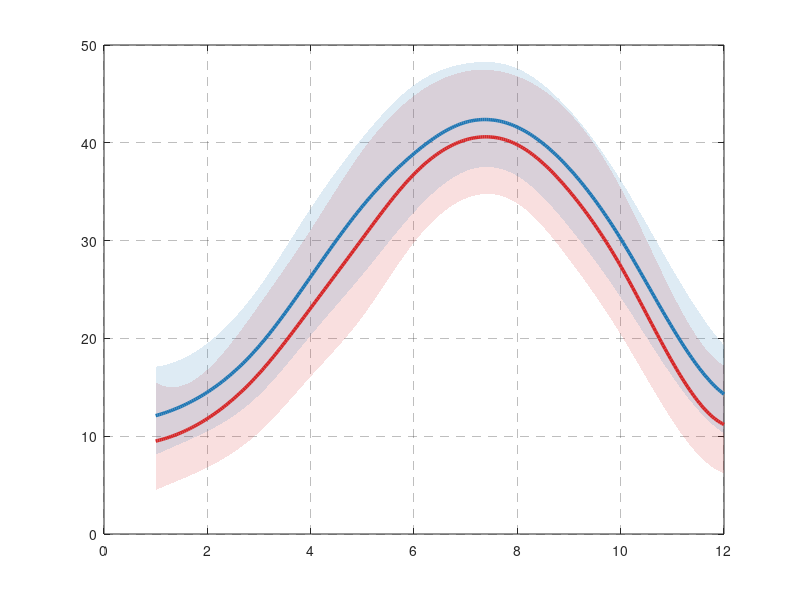

Write MATLAB code to recreate this figure. (Note: this script raises an error after producing the figure.)
function paths = GetHeatFigures()
close all;
clc;

IRAQ_C = [0.839 0.153 0.157];
KUWAIT_C = [0.122 0.467 0.706];
THRESH_C = [1.000 0.498 0.055];
PURPLE_C = [0.580 0.000 0.827];
GREY_C = [0.500 0.500 0.500];
ORANGE_C = [1.000 0.647 0.000];

base_dir = fileparts(mfilename('fullpath'));
output_dir = fullfile(base_dir, 'figures');
if ~exist(output_dir, 'dir')
    mkdir(output_dir);
end

paths = cell(10,1);
paths{1} = figure1_temperature_profiles(output_dir, IRAQ_C, KUWAIT_C, THRESH_C, PURPLE_C);
paths{2} = figure2_rsrp_vs_temperature(output_dir, IRAQ_C, KUWAIT_C, THRESH_C, GREY_C);
paths{3} = figure3_sinr_degradation(output_dir, IRAQ_C, KUWAIT_C, THRESH_C, GREY_C);
paths{4} = figure4_packet_loss(output_dir, IRAQ_C, KUWAIT_C, THRESH_C, GREY_C);
paths{5} = figure5_throughput_heatmap(output_dir);
paths{6} = figure6_failure_rate(output_dir, IRAQ_C, KUWAIT_C, THRESH_C, PURPLE_C, ORANGE_C);
paths{7} = figure7_radar_chart(output_dir, IRAQ_C, KUWAIT_C);
paths{8} = figure8_handover_success(output_dir, IRAQ_C, KUWAIT_C, THRESH_C, GREY_C);
paths{9} = figure9_correlation_matrix(output_dir);
paths{10} = figure10_mitigation_impact(output_dir, IRAQ_C, KUWAIT_C, GREY_C);

disp('All 10 figures generated successfully.');
for i = 1:numel(paths)
    disp(paths{i});
end
end

function path = figure1_temperature_profiles(output_dir, IRAQ_C, KUWAIT_C, THRESH_C, PURPLE_C)
months = 1:12;
month_labels = {'Jan','Feb','Mar','Apr','May','Jun','Jul','Aug','Sep','Oct','Nov','Dec'};
iraq_mean = [9.5 11.8 16.4 23.1 30.2 36.8 40.3 39.8 35.1 27.4 17.6 11.2];
kuwait_mean = [12.1 14.5 19.2 26.3 33.5 38.9 42.1 41.6 37.4 30.2 21.1 14.3];
iraq_max = iraq_mean + [6 5 7 8 9 8 7 7 8 8 7 6];
iraq_min = iraq_mean - [5 5 6 7 8 7 6 6 7 7 6 5];
kuwait_max = kuwait_mean + [5 5 6 7 7 7 6 6 6 6 6 5];
kuwait_min = kuwait_mean - [4 4 5 6 7 6 5 5 6 6 5 4];
xq = linspace(1,12,300);
iraq_s = spline(months, iraq_mean, xq);
kuwait_s = spline(months, kuwait_mean, xq);
iraq_max_s = spline(months, iraq_max, xq);
iraq_min_s = spline(months, iraq_min, xq);
kuwait_max_s = spline(months, kuwait_max, xq);
kuwait_min_s = spline(months, kuwait_min, xq);
fig = figure('Name','Fig1','Position',[100 100 1000 500]);
hold on;
box on;
grid on;
set(gca,'GridAlpha',0.3,'GridLineStyle','--','FontSize',10);
fill([xq fliplr(xq)],[iraq_min_s fliplr(iraq_max_s)],IRAQ_C,'FaceAlpha',0.15,'EdgeColor','none');
fill([xq fliplr(xq)],[kuwait_min_s fliplr(kuwait_max_s)],KUWAIT_C,'FaceAlpha',0.15,'EdgeColor','none');
p1 = plot(xq,iraq_s,'Color',IRAQ_C,'LineWidth',2.5);
p2 = plot(xq,kuwait_s,'Color',KUWAIT_C,'LineWidth',2.5);
p3 = yline(35,'--','Color',THRESH_C,'LineWidth',1.8);
p4 = yline(45,':','Color',PURPLE_C,'LineWidth',1.8);
xlim([1 12]);
ylim([0 52]);
xticks(months);
xticklabels(month_labels);
xlabel('Month','FontSize',11);
ylabel('Temperature (°C)','FontSize',11);
title({'Figure 1 - Mean Monthly Temperature Profiles: Iraq vs Kuwait','2015-2023 measurement-location averages'},'FontSize',12);
legend([p1 p2 p3 p4],{'Iraq (Baghdad)','Kuwait City','Critical threshold (35 °C)','Extreme threshold (45 °C)'},'Location','northwest','FontSize',9);
path = save_figure(fig,output_dir,'fig1_temperature_profiles');
end

function path = figure2_rsrp_vs_temperature(output_dir, IRAQ_C, KUWAIT_C, THRESH_C, GREY_C)
temps = 20:2:52;
iraq_rsrp = -82 - 0.55 .* max(0,temps-35);
kuwait_rsrp = -78 - 0.42 .* max(0,temps-35);
rng(42,'twister');
iraq_samples = iraq_rsrp + randn(size(temps)).*1.8;
kuwait_samples = kuwait_rsrp + randn(size(temps)).*1.4;
fig = figure('Name','Fig2','Position',[100 100 1200 500]);
labels = {'Iraq','Kuwait'};
trends = {iraq_rsrp,kuwait_rsrp};
samples = {iraq_samples,kuwait_samples};
colors = {IRAQ_C,KUWAIT_C};
change_points = [35.2 35.6];
for k = 1:2
    subplot(1,2,k);
    hold on;
    box on;
    grid on;
    set(gca,'GridAlpha',0.3,'GridLineStyle','--','FontSize',10);
    s = scatter(temps,samples{k},40,colors{k},'filled','MarkerFaceAlpha',0.5);
    p = plot(temps,trends{k},'Color',colors{k},'LineWidth',2.5);
    v = xline(change_points(k),'--','Color',THRESH_C,'LineWidth',1.5);
    h = yline(-90,':','Color',GREY_C,'LineWidth',1.2);
    xlabel('Ambient Temperature (°C)','FontSize',11);
    if k == 1
        ylabel('RSRP (dBm)','FontSize',11);
    end
    title([labels{k} ' - RSRP vs Temperature'],'FontSize',12);
    legend([s p v h],{'Seeded model-aligned samples','Piecewise regression fit',sprintf('Change point (%.1f °C)',change_points(k)),'LTE coverage limit (-90 dBm)'},'FontSize',8,'Location','southwest');
    xlim([18 54]);
    ylim([-96 -72]);
end
sgtitle('Figure 2 - Ambient Temperature Effect on RSRP','FontSize',12);
path = save_figure(fig,output_dir,'fig2_rsrp_vs_temperature');
end

function path = figure3_sinr_degradation(output_dir, IRAQ_C, KUWAIT_C, THRESH_C, GREY_C)
temps = linspace(20,52,300);
iraq_4g_k2 = (18-5-0.30*(51.3-35))/(51.3-35)^2;
iraq_5g_k2 = (22-5-0.38*(49.2-35))/(49.2-35)^2;
kuwait_4g_k2 = (20-11.5-0.22*15)/15^2;
kuwait_5g_k2 = (24-13.0-0.28*15)/15^2;
excess = max(0,temps-35);
iraq_4g = 18 - 0.30.*excess - iraq_4g_k2.*excess.^2;
iraq_5g = 22 - 0.38.*excess - iraq_5g_k2.*excess.^2;
kuwait_4g = 20 - 0.22.*excess - kuwait_4g_k2.*excess.^2;
kuwait_5g = 24 - 0.28.*excess - kuwait_5g_k2.*excess.^2;
fig = figure('Name','Fig3','Position',[100 100 1000 500]);
hold on;
box on;
grid on;
set(gca,'GridAlpha',0.3,'GridLineStyle','--','FontSize',10);
fill([35 52 52 35],[-3 -3 5 5],IRAQ_C,'FaceAlpha',0.07,'EdgeColor','none');
p1 = plot(temps,iraq_4g,'Color',IRAQ_C,'LineWidth',2.2,'LineStyle','-');
p2 = plot(temps,iraq_5g,'Color',IRAQ_C,'LineWidth',2.2,'LineStyle','--');
p3 = plot(temps,kuwait_4g,'Color',KUWAIT_C,'LineWidth',2.2,'LineStyle','-');
p4 = plot(temps,kuwait_5g,'Color',KUWAIT_C,'LineWidth',2.2,'LineStyle','--');
p5 = xline(35,':','Color',THRESH_C,'LineWidth',1.5);
p6 = yline(5,':','Color',GREY_C,'LineWidth',1.2);
scatter([51.3 49.2],[5 5],42,IRAQ_C,'filled');
text(44.0,7.2,'Iraq 4G: 51.3 °C','Color',IRAQ_C,'FontSize',8);
text(42.0,3.2,'Iraq 5G: 49.2 °C','Color',IRAQ_C,'FontSize',8);
xlabel('Ambient Temperature (°C)','FontSize',11);
ylabel('SINR (dB)','FontSize',11);
title('Figure 3 - SINR Degradation vs Temperature: 4G LTE and 5G NR','FontSize',12);
legend([p1 p2 p3 p4 p5 p6],{'Iraq - 4G LTE','Iraq - 5G NR','Kuwait - 4G LTE','Kuwait - 5G NR','Critical threshold (35 °C)','Minimum acceptable SINR (5 dB)'},'NumColumns',2,'FontSize',8,'Location','northeast');
xlim([20 52]);
ylim([-3 28]);
path = save_figure(fig,output_dir,'fig3_sinr_degradation');
end

function path = figure4_packet_loss(output_dir, IRAQ_C, KUWAIT_C, THRESH_C, GREY_C)
temps = 25:52;
excess = max(0,temps-35);
iraq_loss = 1.2 + 0.6766666666666667.*excess + 0.0153333333333333.*excess.^2;
kuwait_loss = 0.8 + 0.4966666666666667.*excess + 0.0033333333333333.*excess.^2;
rng(7,'twister');
iraq_samples = max(0,iraq_loss + randn(size(temps)).*0.38);
kuwait_samples = max(0,kuwait_loss + randn(size(temps)).*0.30);
iraq_x = temps + rand(size(temps)).*0.5 - 0.25;
kuwait_x = temps + rand(size(temps)).*0.5 - 0.25;
fig = figure('Name','Fig4','Position',[100 100 1000 500]);
hold on;
box on;
grid on;
set(gca,'GridAlpha',0.3,'GridLineStyle','--','FontSize',10);
scatter(iraq_x,iraq_samples,28,IRAQ_C,'filled','MarkerFaceAlpha',0.4);
scatter(kuwait_x,kuwait_samples,28,KUWAIT_C,'filled','MarkerFaceAlpha',0.4);
p1 = plot(temps,iraq_loss,'Color',IRAQ_C,'LineWidth',2.5);
p2 = plot(temps,kuwait_loss,'Color',KUWAIT_C,'LineWidth',2.5);
p3 = xline(35,'--','Color',THRESH_C,'LineWidth',1.5);
p4 = yline(5,':','Color',GREY_C,'LineWidth',1.2);
scatter([45 50],[9.5 14.8],48,IRAQ_C,'filled');
scatter([45 50],[6.1 9.0],48,KUWAIT_C,'filled');
xlabel('Ambient Temperature (°C)','FontSize',11);
ylabel('Packet Loss Rate (%)','FontSize',11);
title('Figure 4 - Packet Loss Rate vs Ambient Temperature','FontSize',12);
legend([p1 p2 p3 p4],{'Iraq fit (R² = 0.81)','Kuwait fit (R² = 0.74)','Critical threshold (35 °C)','Reference tolerance (5%)'},'NumColumns',2,'FontSize',8,'Location','northwest');
xlim([24 52.5]);
ylim([0 18]);
path = save_figure(fig,output_dir,'fig4_packet_loss');
end

function path = figure5_throughput_heatmap(output_dir)
hours = 0:23;
months = 1:12;
month_labels = {'Jan','Feb','Mar','Apr','May','Jun','Jul','Aug','Sep','Oct','Nov','Dec'};
seasonal = [0.00 0.00 0.02 0.06 0.24 0.86 1.00 0.95 0.55 0.15 0.03 0.00];
diurnal = exp(-0.5.*((hours-13)./2.15).^2);
stress = diurnal(:)*seasonal;
rng(99,'twister');
iraq_mat = 72 - 34.*stress + randn(size(stress)).*0.65;
kuwait_mat = 85 - 33.*stress + randn(size(stress)).*0.65;
iraq_mat(14,7) = 38;
kuwait_mat(14,7) = 52;
iraq_mat = min(74,max(35,iraq_mat));
kuwait_mat = min(87,max(49,kuwait_mat));
fig = figure('Name','Fig5','Position',[100 100 1200 520]);
matrices = {iraq_mat,kuwait_mat};
titles = {'Iraq - Throughput (Mbps)','Kuwait - Throughput (Mbps)'};
cmap = custom_rdylgn(256);
for k = 1:2
    subplot(1,2,k);
    imagesc(months,hours,matrices{k},[35 90]);
    colormap(gca,cmap);
    colorbar;
    set(gca,'XTick',months,'XTickLabel',month_labels,'YDir','normal','YTick',[0 6 9 12 15 18 23],'YTickLabel',{'00:00','06:00','09:00','12:00','15:00','18:00','23:00'},'FontSize',9);
    xlabel('Month','FontSize',11);
    if k == 1
        ylabel('Hour of Day','FontSize',11);
    end
    title(titles{k},'FontSize',12);
end
sgtitle('Figure 5 - Average Downlink Throughput by Hour and Month','FontSize',12);
path = save_figure(fig,output_dir,'fig5_throughput_heatmap');
end

function path = figure6_failure_rate(output_dir, IRAQ_C, KUWAIT_C, THRESH_C, PURPLE_C, ORANGE_C)
temps = linspace(20,55,300);
activation_energy = 0.7;
boltzmann = 8.617333262e-5;
kelvin = temps + 273.15;
raw = exp(-activation_energy./(boltzmann.*kelvin));
iraq_rate = raw./raw(end).*100;
kuwait_rate = iraq_rate./1.6;
fig = figure('Name','Fig6','Position',[100 100 1000 500]);
hold on;
box on;
grid on;
set(gca,'GridAlpha',0.3,'GridLineStyle','--','FontSize',10);
mask = temps >= 40;
fill([temps(mask) fliplr(temps(mask))],[kuwait_rate(mask) fliplr(iraq_rate(mask))],ORANGE_C,'FaceAlpha',0.18,'EdgeColor','none');
p1 = plot(temps,iraq_rate,'Color',IRAQ_C,'LineWidth',2.5);
p2 = plot(temps,kuwait_rate,'Color',KUWAIT_C,'LineWidth',2.5);
p3 = xline(35,'--','Color',THRESH_C,'LineWidth',1.5);
p4 = xline(45,':','Color',PURPLE_C,'LineWidth',1.5);
iraq_50 = interp1(temps,iraq_rate,50);
kuwait_50 = interp1(temps,kuwait_rate,50);
scatter([50 50],[iraq_50 kuwait_50],45,[IRAQ_C;KUWAIT_C],'filled');
text(50.3,(iraq_50+kuwait_50)/2,'1.6× at 50 °C','FontSize',8);
xlabel('Ambient Temperature (°C)','FontSize',11);
ylabel('Relative Failure Rate (normalised %)','FontSize',11);
title({'Figure 6 - Base Station Failure Rate vs Temperature','Arrhenius model with Ea = 0.7 eV'},'FontSize',12);
legend([p1 p2 p3 p4],{'Iraq','Kuwait','Critical threshold (35 °C)','Extreme threshold (45 °C)'},'FontSize',8,'Location','northwest');
xlim([20 55]);
ylim([0 105]);
path = save_figure(fig,output_dir,'fig6_failure_rate');
end

function path = figure7_radar_chart(output_dir, IRAQ_C, KUWAIT_C)
labels = {'RSRP (norm.)','SINR (norm.)','Throughput (norm.)','Packet Delivery','Availability','Latency (inv.)'};
values = [8.5 8.2 8.0 8.8 9.0 8.3;6.1 5.8 5.5 6.0 6.3 5.7;3.8 3.2 3.0 3.5 3.2 2.9;9.0 8.8 8.5 9.2 9.4 8.9;7.2 7.0 6.8 7.4 7.6 7.1;5.2 4.9 4.6 5.5 5.3 5.0];
legend_labels = {'Iraq < 35°C','Iraq 35-45°C','Iraq > 45°C','Kuwait < 35°C','Kuwait 35-45°C','Kuwait > 45°C'};
colors = {IRAQ_C,IRAQ_C,IRAQ_C,KUWAIT_C,KUWAIT_C,KUWAIT_C};
styles = {'--','--','--','-','-','-'};
markers = {'o','s','^','o','s','^'};
alphas = [0.12 0.08 0.05 0.12 0.08 0.05];
theta = linspace(0,2*pi,7);
fig = figure('Name','Fig7','Position',[100 100 760 760]);
ax = axes('Position',[0.10 0.10 0.72 0.78]);
hold(ax,'on');
axis(ax,'off');
for radius = 2:2:10
    plot(ax,(radius/10).*cos(theta),(radius/10).*sin(theta),'--','Color',[0.8 0.8 0.8],'LineWidth',0.7);
end
for i = 1:6
    plot(ax,[0 cos(theta(i))],[0 sin(theta(i))],'-','Color',[0.7 0.7 0.7],'LineWidth',0.7);
    text(ax,1.18*cos(theta(i)),1.18*sin(theta(i)),labels{i},'HorizontalAlignment','center','FontSize',9,'FontWeight','bold');
end
handles = gobjects(6,1);
for i = 1:6
    closed = [values(i,:) values(i,1)]./10;
    x = closed.*cos(theta);
    y = closed.*sin(theta);
    fill(ax,x,y,colors{i},'FaceAlpha',alphas(i),'EdgeColor','none');
    handles(i) = plot(ax,x,y,'Color',colors{i},'LineStyle',styles{i},'LineWidth',2,'Marker',markers{i},'MarkerSize',4);
end
axis(ax,'equal');
xlim(ax,[-1.35 1.35]);
ylim(ax,[-1.35 1.35]);
title(ax,{'Figure 7 - Multi-KPI Network Performance Radar','Score 0-10; higher is better'},'FontSize',12,'FontWeight','bold');
legend(handles,legend_labels,'Location','eastoutside','FontSize',8);
path = save_figure(fig,output_dir,'fig7_radar_chart');
end

function path = figure8_handover_success(output_dir, IRAQ_C, KUWAIT_C, THRESH_C, GREY_C)
temps_line = linspace(20,52,300);
temps_samples = 20:52;
iraq_coefficient = (96-90)/(42-35)^1.3;
kuwait_coefficient = (97.5-90)/(47.5-35)^1.3;
iraq_line = max(0,min(100,96-iraq_coefficient.*max(0,temps_line-35).^1.3));
kuwait_line = max(0,min(100,97.5-kuwait_coefficient.*max(0,temps_line-35).^1.3));
iraq_samples = max(0,min(100,96-iraq_coefficient.*max(0,temps_samples-35).^1.3));
kuwait_samples = max(0,min(100,97.5-kuwait_coefficient.*max(0,temps_samples-35).^1.3));
rng(21,'twister');
iraq_samples = iraq_samples + randn(size(temps_samples)).*0.55;
kuwait_samples = kuwait_samples + randn(size(temps_samples)).*0.45;
fig = figure('Name','Fig8','Position',[100 100 1000 500]);
hold on;
box on;
grid on;
set(gca,'GridAlpha',0.3,'GridLineStyle','--','FontSize',10);
scatter(temps_samples,iraq_samples,30,IRAQ_C,'filled','MarkerFaceAlpha',0.42);
scatter(temps_samples,kuwait_samples,30,KUWAIT_C,'filled','MarkerFaceAlpha',0.42);
p1 = plot(temps_line,iraq_line,'Color',IRAQ_C,'LineWidth',2.5);
p2 = plot(temps_line,kuwait_line,'Color',KUWAIT_C,'LineWidth',2.5);
p3 = xline(35,'--','Color',THRESH_C,'LineWidth',1.5);
p4 = yline(90,':','Color',GREY_C,'LineWidth',1.2);
scatter([42 47.5],[90 90],50,[IRAQ_C;KUWAIT_C],'filled');
text(39.0,84,'Iraq: 42.0 °C','Color',IRAQ_C,'FontSize',8);
text(45.0,96.5,'Kuwait: 47.5 °C','Color',KUWAIT_C,'FontSize',8);
xlabel('Ambient Temperature (°C)','FontSize',11);
ylabel('Handover Success Rate (%)','FontSize',11);
title('Figure 8 - Handover Success Rate vs Ambient Temperature','FontSize',12);
legend([p1 p2 p3 p4],{'Iraq','Kuwait','Critical threshold (35 °C)','KPI target (90%)'},'FontSize',8,'Location','southwest');
xlim([19 53]);
ylim([75 101]);
path = save_figure(fig,output_dir,'fig8_handover_success');
end

function path = figure9_correlation_matrix(output_dir)
rng(55,'twister');
n = 500;
factors = randn(n,8);
t = factors(:,1);
h = -0.25.*t + sqrt(1-0.25^2).*factors(:,2);
w = 0.08.*t + 0.05.*factors(:,2) + sqrt(1-0.08^2-0.05^2).*factors(:,3);
rsrp = make_indicator(t,factors,-0.75,0.10,0.00,4);
sinr = make_indicator(t,factors,-0.78,0.08,0.00,5);
packet = make_indicator(t,factors,0.81,-0.08,0.00,6);
throughput = make_indicator(t,factors,-0.80,0.05,0.00,7);
handover = make_indicator(t,factors,-0.82,0.04,0.00,8);
T = min(52,max(20,36+8.*t));
RH = min(70,max(10,35+10.*h));
WS = min(8,max(0,3+1.2.*w));
RSRP = -84+5.*rsrp;
SINR = 15+4.*sinr;
PL = min(20,max(0,5+3.*packet));
TPUT = 60+15.*throughput;
HSR = min(100,max(75,92+4.*handover));
data = [T RH WS RSRP SINR PL TPUT HSR];
R = corrcoef(data);
var_names = {'Temp (°C)','Rel. Humidity (%)','Wind Speed (m/s)','RSRP (dBm)','SINR (dB)','Packet Loss (%)','Throughput (Mbps)','HO Success (%)'};
fig = figure('Name','Fig9','Position',[100 100 800 680]);
ax = axes(fig);
colormap(ax,rdbu_cmap(256));
imagesc(ax,R,[-1 1]);
colorbar(ax,'eastoutside');
axis(ax,'square');
set(ax,'XTick',1:8,'XTickLabel',var_names,'YTick',1:8,'YTickLabel',var_names,'XTickLabelRotation',30,'FontSize',8,'TickLength',[0 0]);
title(ax,{'Figure 9 - Pearson Correlation Matrix','Environmental Variables and Network KPIs'},'FontSize',12);
for i = 1:8
    for j = 1:8
        color = 'k';
        if abs(R(i,j)) > 0.6
            color = 'w';
        end
        text(ax,j,i,sprintf('%.2f',R(i,j)),'HorizontalAlignment','center','FontSize',7,'Color',color);
    end
end
path = save_figure(fig,output_dir,'fig9_correlation_matrix');
end

function path = figure10_mitigation_impact(output_dir, IRAQ_C, KUWAIT_C, GREY_C)
category_labels = {'RSRP (dBm)','SINR (dB)','Throughput (Mbps)','Packet Loss (%)','Availability (%)','HO Success (%)'};
iraq_before = [-91 7 38 9.5 87 82];
iraq_after = [-84 12 58 4.2 95 92];
kuwait_before = [-87 10 52 6.1 91 88];
kuwait_after = [-81 15 70 2.8 97 95];
ranges = [-100 -70;0 25;0 100;0 12;80 100;75 100];
ib = normalise_scores(iraq_before,ranges);
ia = normalise_scores(iraq_after,ranges);
kb = normalise_scores(kuwait_before,ranges);
ka = normalise_scores(kuwait_after,ranges);
x = 1:6;
width = 0.18;
fig = figure('Name','Fig10','Position',[100 100 1200 600]);
ax = axes(fig);
hold(ax,'on');
box(ax,'on');
grid(ax,'on');
set(ax,'GridAlpha',0.3,'GridLineStyle','--','FontSize',10);
b1 = bar(ax,x-1.5*width,ib,width,'FaceColor',IRAQ_C,'FaceAlpha',0.5,'EdgeColor','none');
b2 = bar(ax,x-0.5*width,ia,width,'FaceColor',IRAQ_C,'FaceAlpha',1.0,'EdgeColor','k','LineWidth',0.5);
b3 = bar(ax,x+0.5*width,kb,width,'FaceColor',KUWAIT_C,'FaceAlpha',0.5,'EdgeColor','none');
b4 = bar(ax,x+1.5*width,ka,width,'FaceColor',KUWAIT_C,'FaceAlpha',1.0,'EdgeColor','k','LineWidth',0.5);
yline(ax,100,'--','Color',GREY_C,'LineWidth',0.8);
set(ax,'XTick',x,'XTickLabel',category_labels,'FontSize',10);
ylim(ax,[0 110]);
ylabel(ax,'Normalised Performance Score (0-100)','FontSize',11);
title(ax,{'Figure 10 - Mitigation Impact on Network KPIs at 45 °C','Enhanced cooling, resilient power, adaptive beamforming and 8T8R MIMO'},'FontSize',12);
legend([b1 b2 b3 b4],{'Iraq - Baseline','Iraq - Post-Mitigation','Kuwait - Baseline','Kuwait - Post-Mitigation'},'NumColumns',2,'FontSize',8,'Location','north');
path = save_figure(fig,output_dir,'fig10_mitigation_impact');
end

function result = make_indicator(t,factors,a,b,c,column)
residual = sqrt(1-a^2-b^2-c^2);
result = a.*t + b.*factors(:,2) + c.*factors(:,3) + residual.*factors(:,column);
end

function scores = normalise_scores(values,ranges)
scores = 100.*(values-ranges(:,1)')./(ranges(:,2)'-ranges(:,1)');
scores(4) = 100.*(ranges(4,2)-values(4))./(ranges(4,2)-ranges(4,1));
scores = min(100,max(0,scores));
end

function cmap = custom_rdylgn(n)
r1 = [0.647 0.000 0.149];
r2 = [1.000 0.749 0.149];
r3 = [0.000 0.408 0.216];
half = floor(n/2);
segment1 = interp1([0 1],[r1;r2],linspace(0,1,half));
segment2 = interp1([0 1],[r2;r3],linspace(0,1,n-half));
cmap = [segment1;segment2];
end

function cmap = rdbu_cmap(n)
blue = [0.020 0.188 0.380];
white = [1.000 1.000 1.000];
red = [0.404 0.000 0.051];
half = floor(n/2);
segment1 = interp1([0 1],[blue;white],linspace(0,1,half));
segment2 = interp1([0 1],[white;red],linspace(0,1,n-half));
cmap = [segment1;segment2];
end

function path = save_figure(fig,output_dir,filename)
path = fullfile(output_dir,[filename '.png']);
exportgraphics(fig,path,'Resolution',300);
exportgraphics(fig,fullfile(output_dir,[filename '.pdf']),'ContentType','vector');
close(fig);
fprintf('Saved %s\n',path);
end
